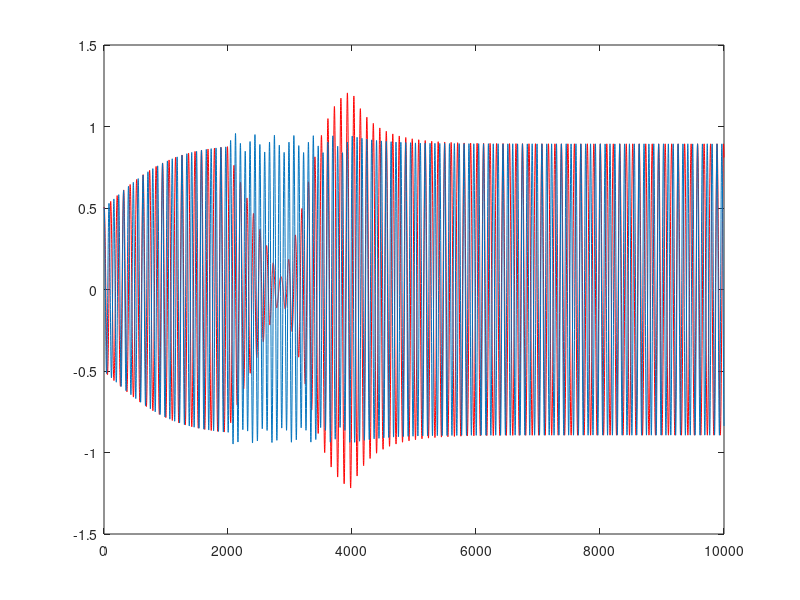
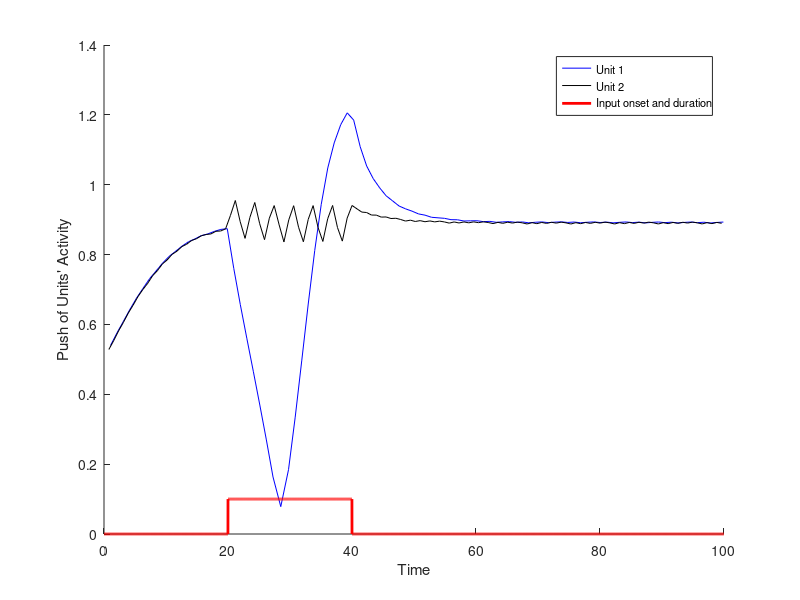

Write the MATLAB code that produced these figures, in order.
% created December 2022
% This function can be used to reproduced figure 2-60 of the book
% titled "Chaos and Nonlinear Dynamics: systems analysis and signals quantification", 
% written by Ali Motie Nasrabadi and Golnaz Baghdadi 
% in Persion 2021


% ---------- NOTE: this code is for a genral model and some parts of it do not relate to this figure

clear all; %close all
inx=1;
t_DE=0;
%%% stimuli
d=1;
stimuli=d;
%visiual=1  %auditory=0
% Modality=[1 1 1 0 0 0 0 1 0 1 0 0 1 1 1 1 0 0 0 1 1 0 0 0 1 1 1 1 1 1 0 0 0 0 0 0 1 1 1 1];
Modality=1;
%%% First Step
A_S = 0;
w_S = 6;       

w_STM1_V=6;   % frequecy value that reperesents visual 1
w_STM2_V=8;   % frequecy value that reperesents visual 2
w_STM1_A=7;   % frequecy value that reperesents auditory 1
w_STM2_A=9;   % frequecy value that reperesents auditory 2

%--------------------------------------
landa_1_V=0.2;  % landa value in vanderpol eq. that reperesents visual 1
p_1_V =w_STM1_V; % frequecy (p) value in vanderpol eq. that reperesents visual 1
B_1_V= 1.5;   % coupling weight for visual 1

y_1_V=0.5;
x_1_V=0.5;
out_1_V(1)=y_1_V;

landa_2_V =0.2;  % landa value in vanderpol eq. that reperesents visual 2
p_2_V=w_STM2_V;  % frequecy (p) value in vanderpol eq. that reperesents visual 2
B_2_V=1.5; % coupling weight for visual 2

y_2_V=0.5;
x_2_V=0.5;
out_2_V(1)=y_2_V;

%-------------------------------------
landa_1_A=0.2;   % landa value in vanderpol eq. that reperesents auditory 1
p_1_A =w_STM1_A; % frequecy (p) value in vanderpol eq. that reperesents auditory 1
B_1_A=1.5; % coupling weight for auditory 1

y_1_A=0.5;
x_1_A=0.5;
out_1_A(1)=y_1_A;

landa_2_A =0.2;  % landa value in vanderpol eq. that reperesents auditory 2
p_2_A=w_STM2_A;  % frequecy (p) value in vanderpol eq. that reperesents auditory 2
B_2_A=1.5; % coupling weight for auditory 2

y_2_A=0.5;
x_2_A=0.5;
out_2_V(1)=y_2_A;

%-------------------------------------------
%-------------------------------------------
t_stim=0;
t_stim_pres=0;
t_ISI=0;
tt=0;
dt = 0.01;   %sample interval
t = -0.01;
T_present=20;  %stimulus presentation time
T_isi=100;  %inter stimulus interval
T_start=2;
T_end=(20*dt)+T_isi*(1/dt)*length(stimuli);
flag_start_stim=0;


for i= T_start:T_end
    t = t + dt;
    time(i)=t;
    %%%%%%%%%%%%%%%%%%%%%%%%%%%%%%%%%%%%%%
    %------------Stimulation-------------%
    %%%%%%%%%%%%%%%%%%%%%%%%%%%%%%%%%%%%%%
    if (t>20) & (t_stim_pres<T_present) & (t_ISI<T_isi)  %t=20 just delay for begining the test
            if flag_start_stim==0
                time_ST=t;
                flag_start_stim=1;
            end
            A_S=1;
            w_S =w_STM1_V; 
            STIM(i)=1;
    elseif (t_stim_pres>T_present) & (t_ISI<T_isi)    % the gap between two presentation
        flag_stimuli=0;
        flag_start_stim=0;
        Flag_decision=0;
        A_S=0;
        B_1_V=0;
        B_2_V=0;
        B_1_A=0;
        B_2_A=0;
        STIM(i)=0;
    elseif (t_ISI>T_isi)    % start new presentation
        t_ISI=0;
        t_stim_pres=0;
        count=count+1
        tt=0;
    end
    if (t>20)
        t_stim_pres=t_stim_pres+dt;
        t_ISI=t_ISI+dt;
    end
%%%%&&&
    k=0;
    %   input
    x_S= A_S * sin(w_S * t);
    input(i)=x_S;
    
   %% ------------------------------- %%
   %%%%%%%% Attention resourse %%%%%%%%%
   %-----------------------------------%
   % Visual Target and Non-Target
   x_1_V=dt*((landa_1_V-y_1_V.^2)*x_1_V-p_1_V.^2*y_1_V+...
       B_1_V*x_S)+...
       x_1_V;
   y_1_V = dt * (x_1_V) + y_1_V;
     
   out_1_V(i)=y_1_V;
        
   x_2_V=dt*((landa_2_V-y_2_V.^2)*x_2_V-p_2_V.^2*y_2_V+...
       B_2_V*x_S)+...         
       x_2_V;
   y_2_V = dt * (x_2_V) + y_2_V;
   
   out_2_V(i)=y_2_V;
   %----------------------------------%
   %----------------------------------%
   % Auditory Target and Non-Target
   x_1_A=dt*((landa_1_A-y_1_A.^2)*x_1_A-p_1_A.^2*y_1_A+...
       B_1_A*x_S)+...
       x_1_A;
   y_1_A = dt * (x_1_A) + y_1_A;
     
   out_1_A(i)=y_1_A;
        
   x_2_A=dt*((landa_2_A-y_2_A.^2)*x_2_A-p_2_A.^2*y_2_A+...
       B_2_A*x_S)+...         
       x_2_A;
   y_2_A = dt * (x_2_A) + y_2_A;
   
   out_2_A(i)=y_2_A;

end
%-----------------------------------------------------------------------
figure;plot(out_1_V,'r')
hold on
plot(out_2_V)
%%%%%%%% attention source
diff_1_V=diff(out_1_V);
diff_2_V=diff(out_2_V);

diff_1_A=diff(out_1_A);
diff_2_A=diff(out_2_A);

diff_in=diff(input);

k=1;
for i=1:length(diff_1_V)-1
    if (sign(diff_1_V(i))~=sign(diff_1_V(i+1))) && (out_1_V(i)>0)
        push_1_V(k)=out_1_V(i);
        index_1_V(k)=time(i);
        k=k+1;
    end
end
%%%
k=1;
for i=1:length(diff_2_V)-1
    if (sign(diff_2_V(i))~=sign(diff_2_V(i+1))) && (out_2_V(i)>0)
        push_2_V(k)=out_2_V(i);
        index_2_V(k)=time(i);
        k=k+1;
    end
end
%%%
k=1;
for i=1:length(diff_1_A)-1
    if (sign(diff_1_A(i))~=sign(diff_1_A(i+1))) && (out_1_A(i)>0)
        push_1_A(k)=out_1_A(i);
        index_1_A(k)=time(i);
        k=k+1;
    end
end

%%%
k=1;
for i=1:length(diff_2_A)-1
    if (sign(diff_2_A(i))~=sign(diff_2_A(i+1))) && (out_2_A(i)>0)
        push_2_A(k)=out_2_A(i);
        index_2_A(k)=time(i);
        k=k+1;
    end
end
%%%
k=1;
for i=1:length(diff_in)-1
    if (sign(diff_in(i))~=sign(diff_in(i+1))) && (input(i)>0)
        push_in(k)=input(i);
        index_in(k)=time(i);
        k=k+1;
    end
end

figure;
hold on
plot(index_1_V(T_start:end),push_1_V(T_start:end),'b')
plot(index_2_V(T_start:end),push_2_V(T_start:end),'k')


plot(time,STIM*0.1,'Color','r','LineWidth',2)
set(gcf,'Color','white')
%set(gca,'FontSize',10)
ylabel('Push of Units'' Activity')
xlabel('Time')
legend({'Unit 1','Unit 2','Input onset and duration'},'Location','Best','FontSize',8)
%title('\bf \fontname{Arial} \fontsize{12} B = 1.5;\Omega1 \approx \omega1 = 6; \omega2 = 8; IC=0.5')